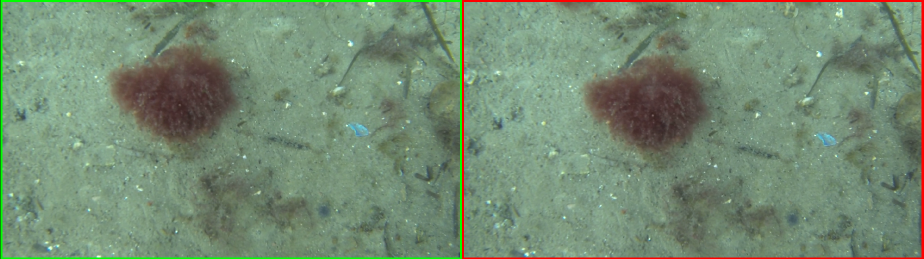
#> input picture _images/image_pairs.png, 1847 x 518 px (shown at 1/2 size)
$ python preprocessing-playground.py ../_images/image_pairs.png
#> lines starting #> are read from the running program, lines starting #| are printed output that depends on the picture; after the words box and inside, x2 and y2 are one past the last pixel; in counts of white or black regions, pixels touching at a corner belong together
#> in main, img is the input picture: shape (518, 1847, 3); mean B, G, R 114.6, 139.3, 116.2
### mosaicking/__init__.py
import re

import cv2


def check_cuda():
    build_info = cv2.getBuildInformation()
    match = re.search(r'NVIDIA CUDA:\s+(YES|NO)', build_info)
    if match:
        cuda_status = match.group(1)
        if cuda_status == "YES":
            print("CUDA is enabled in your OpenCV build.")
            return True
        else:
            print("CUDA is not enabled in your OpenCV build.")
            return False
    print("CUDA status not found in the build information.")
    return False

HAS_CUDA = check_cuda()

def check_cudacodec():
    if HAS_CUDA:
        build_info = cv2.getBuildInformation()
        if "NVCUVID" in build_info:
            print("CUDA codec is enabled in your OpenCV build.")
            return True
        else:
            print("CUDA codec is not enabled in your OpenCV build.")
            return False
    return False

HAS_CODEC = check_cudacodec()

### examples/preprocessing-playground.py
import argparse
import cv2
from mosaicking import preprocessing
from pathlib import Path
from numpy import typing as npt
import numpy as np
from scipy.interpolate import interp1d


class HSVGUI:
    def __init__(self):
        self._clip_limit = 1.0
        self._tile_size = (5, 5)
        self._enable = False
        cv2.createTrackbar("Toggle Value", "display", 0, 1, self._toggle)
        cv2.createTrackbar("V_clip", "display", 100, 1000, self._clip_limit_callback)
        cv2.createTrackbar("V_tile", "display", 5, 15, self._tile_size_callback)

    def _toggle(self, val):
        self._enable = val

    def _clip_limit_callback(self, val: int):
        self._clip_limit = float(val) / 100.0

    def _tile_size_callback(self, val: int):
        self._tile_size = (val + 1, val + 1)

    def __call__(self, img: npt.NDArray[np.uint8]) -> npt.NDArray[np.uint8]:
        return preprocessing.equalize_histogram(img, self._clip_limit, self._tile_size) if self._enable else img


class LuminanceGUI:
    def __init__(self):
        self._clip_limit = 1.0
        self._tile_size = (5, 5)
        self._enable = False
        cv2.createTrackbar("Toggle Luminance", "display", 0, 1, self._toggle)
        cv2.createTrackbar("L_clip", "display", 100, 1000, self._clip_limit_callback)
        cv2.createTrackbar("L_tile", "display", 5, 15, self._tile_size_callback)

    def _toggle(self, val):
        self._enable = val

    def _clip_limit_callback(self, val: int):
        self._clip_limit = float(val) / 100.0

    def _tile_size_callback(self, val: int):
        self._tile_size = (val + 1, val + 1)

    def __call__(self, img: npt.NDArray[np.uint8]) -> npt.NDArray[np.uint8]:
        return preprocessing.equalize_luminance(img, self._clip_limit, self._tile_size) if self._enable else img


class ContrastGUI:
    def __init__(self):
        self._clip_limit = 1.0
        self._tile_size = (5, 5)
        self._enable = False
        cv2.createTrackbar("Toggle Contrast", "display", 0, 1, self._toggle)
        cv2.createTrackbar("clip", "display", 100, 1000, self._clip_limit_callback)
        cv2.createTrackbar("tile", "display", 5, 15, self._tile_size_callback)

    def _toggle(self, val):
        self._enable = val

    def _clip_limit_callback(self, val: int):
        self._clip_limit = float(val) / 100.0

    def _tile_size_callback(self, val: int):
        self._tile_size = (val + 1, val + 1)

    def __call__(self, img: npt.NDArray[np.uint8]) -> npt.NDArray[np.uint8]:
        return preprocessing.equalize_color(img, self._clip_limit, self._tile_size) if self._enable else img


class RebalanceGUI:
    def __init__(self):
        self._gain = [1.0, 1.0, 1.0]
        self._interp = interp1d([0.0, 1000.0], [0.0, 1.0])
        self._enable = False
        cv2.createTrackbar("Toggle rebalance", "display", 0, 1, self._toggle)
        cv2.createTrackbar("Gain R", "display", 1000, 1000, self._gain_r_callback)
        cv2.createTrackbar("Gain G", "display", 1000, 1000, self._gain_g_callback)
        cv2.createTrackbar("Gain B", "display", 1000, 1000, self._gain_b_callback)

    def _toggle(self, val):
        self._enable = val

    def _gain_r_callback(self, val: int):
        self._gain[2] = float(self._interp(float(val)))

    def _gain_g_callback(self, val: int):
        self._gain[1] = float(self._interp(float(val)))

    def _gain_b_callback(self, val: int):
        self._gain[0] = float(self._interp(float(val)))

    def __call__(self, img: npt.NDArray[np.uint8]) -> npt.NDArray[np.uint8]:
        return preprocessing.rebalance_color(img, self._gain[2], self._gain[1], self._gain[0]) if self._enable else img


class ImadjustGUI:
    def __init__(self):
        self._gamma = [1.0, 1.0, 1.0]
        self._percent = [100.0, 100.0, 100.0]
        self._interp = interp1d([0.0, 1000.0], [0.0, 10.0])
        self._enable = False
        cv2.createTrackbar("Toggle imadjust", "display", 0, 1, self._toggle)
        cv2.createTrackbar("Gamma R", "display", 100, 1000, self._gamma_r_callback)
        cv2.createTrackbar("Gamma G", "display", 100, 1000, self._gamma_g_callback)
        cv2.createTrackbar("Gamma B", "display", 100, 1000, self._gamma_b_callback)
        cv2.createTrackbar("% R", "display", 1000, 1000, self._percent_r_callback)
        cv2.createTrackbar("% G", "display", 1000, 1000, self._percent_g_callback)
        cv2.createTrackbar("% B", "display", 1000, 1000, self._percent_b_callback)

    def _toggle(self, val):
        self._enable = val

    def _gamma_r_callback(self, val: int):
        self._gamma[2] = float(self._interp(float(val)))

    def _gamma_g_callback(self, val: int):
        self._gamma[1] = float(self._interp(float(val)))

    def _gamma_b_callback(self, val: int):
        self._gamma[0] = float(self._interp(float(val)))

    def _percent_r_callback(self, val: int):
        self._percent[2] = 100.0 * (float(val)) / 1000

    def _percent_g_callback(self, val: int):
        self._percent[1] = 100.0 * (float(val)) / 1000

    def _percent_b_callback(self, val: int):
        self._percent[0] = 100.0 * (float(val)) / 1000

    def __call__(self, img: npt.NDArray[np.uint8]) -> npt.NDArray[np.uint8]:
        return preprocessing.imadjust(img, self._percent, self._gamma) if self._enable else img


class UnsharpenGUI:
    def __init__(self):
        self._enable = False
        self._kernel_size = (3, 3)
        self._sigma = 1
        cv2.createTrackbar("Toggle unsharpen", "display", 0, 1, self._toggle)
        cv2.createTrackbar("Kernel Size", "display", 3, 15, self._kernel_size_callback)
        cv2.createTrackbar("Sigma", "display", 1, 20, self._sigma_callback)

    def _toggle(self, val):
        self._enable = val

    # [5 lines left out: function _kernel_size_callback, not called in this run]

    def _sigma_callback(self, val: int):
        self._sigma = val

    def __call__(self, img: npt.NDArray[np.uint8]) -> npt.NDArray[np.uint8]:
        return preprocessing.unsharpen_image(img, self._kernel_size, self._sigma) if self._enable else img


class ProcessingViewer:
    def __init__(self, img: npt.NDArray[np.uint8]):
        self._img = img.copy()
        self._h, self._w = self._img.shape[:2]
#> self._h = 518; self._w = 1847
        cv2.namedWindow("display", cv2.WINDOW_NORMAL)
        cv2.setWindowTitle("display", "Preprocessing Viewer")
        self._processing_steps = (RebalanceGUI(), ContrastGUI(), HSVGUI(), LuminanceGUI(), ImadjustGUI(), UnsharpenGUI())

    def play(self):
        k = -1
        while k != 27 and cv2.getWindowProperty('display', cv2.WND_PROP_VISIBLE) >= 1:
            img = self._img.copy()
            for obj in self._processing_steps:
                img = obj(img)

            # Calculate histograms
            color = ('b', 'g', 'r')
            hist_height = 256
            hist_image = np.zeros((hist_height, img.shape[1], 3), dtype=np.uint8)

            for i, col in enumerate(color):
                hist = cv2.calcHist([img], [i], None, [256], [0, 256])
                cv2.normalize(hist, hist, 0, hist_height, cv2.NORM_MINMAX)
                hist = np.int32(np.around(hist))
                pts = np.column_stack((np.arange(hist_height), hist))
                cv2.polylines(hist_image, [pts], False, (i * 100, 128, 255 - i * 100))
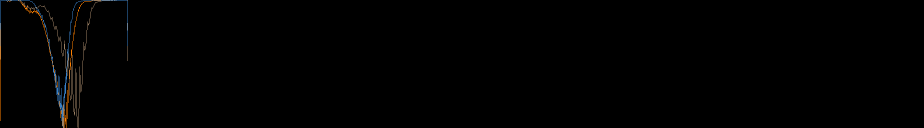
#> hist_image: shape (256, 1847, 3) (shown at 1/2 size); mean B, G, R 0.9, 1, 1.1

            # Flip the histogram image vertically
            hist_image = np.flipud(hist_image)
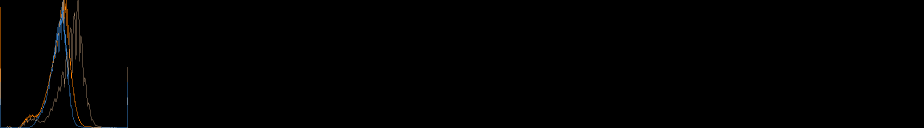
#> hist_image: shape (256, 1847, 3) (shown at 1/2 size); mean B, G, R 0.9, 1, 1.1

            # Convert histograms to BGR
            hist_image = cv2.cvtColor(hist_image, cv2.COLOR_RGB2BGR)
            hist_image = np.concatenate((np.zeros((img.shape[0]-hist_image.shape[0], img.shape[1], 3), np.uint8), hist_image), axis=0)
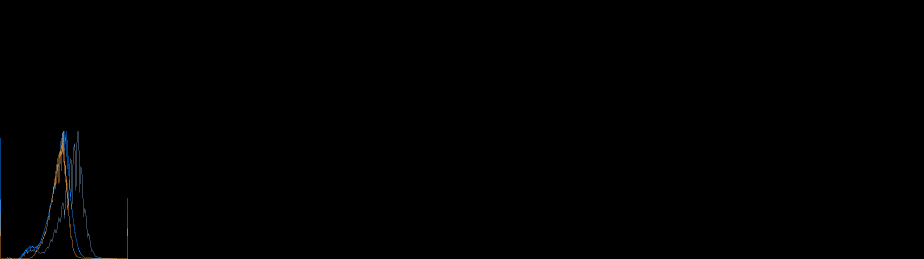
#> hist_image: shape (518, 1847, 3) (shown at 1/2 size); mean B, G, R 0.6, 0.5, 0.4

            # Combine the image with the histograms
            img[np.where(hist_image)] = hist_image[np.where(hist_image)]
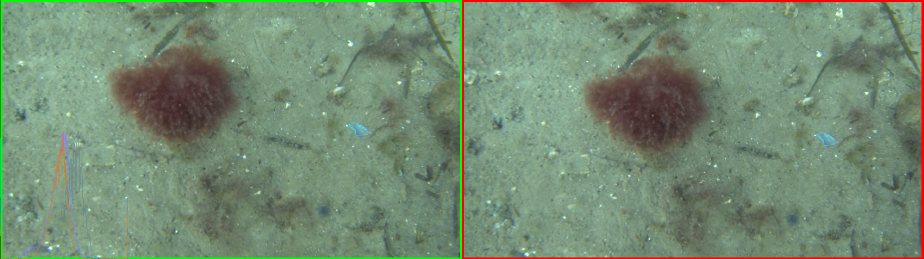
#> img: shape (518, 1847, 3) (shown at 1/2 size); 0.39% of pixels changed, all inside (x1, y1, x2, y2) = (0, 262, 256, 518)

            # Show the image
            cv2.imshow("display", np.concatenate((self._img, img), axis=1))
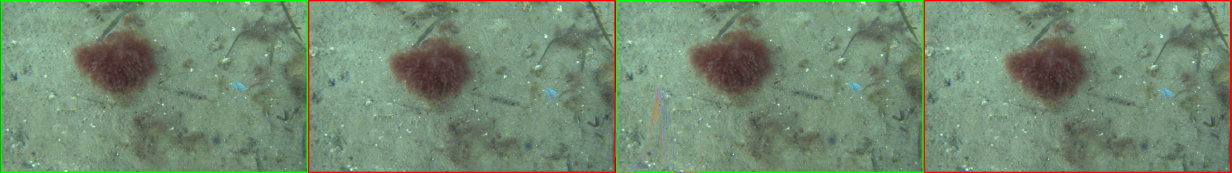
#> window 'display': shape (518, 3694, 3) (shown at 1/3 size); mean B, G, R 114.7, 139.2, 116.2
            k = cv2.waitKey(1)
#> (key Esc is pressed here)
        cv2.destroyWindow("display")


def main():
    parser = argparse.ArgumentParser(description='Demonstrate the effects of image preprocessing functions.')
    parser.add_argument('input_image', type=Path, help='Path to the input image.')
    args = parser.parse_args()

    args.input_image.resolve(True)

    # Load the input image
    img = cv2.imread(str(args.input_image))

    viewer = ProcessingViewer(img)
    viewer.play()


if __name__ == '__main__':
    main()

$ run again, on _images/rails_parallel.png
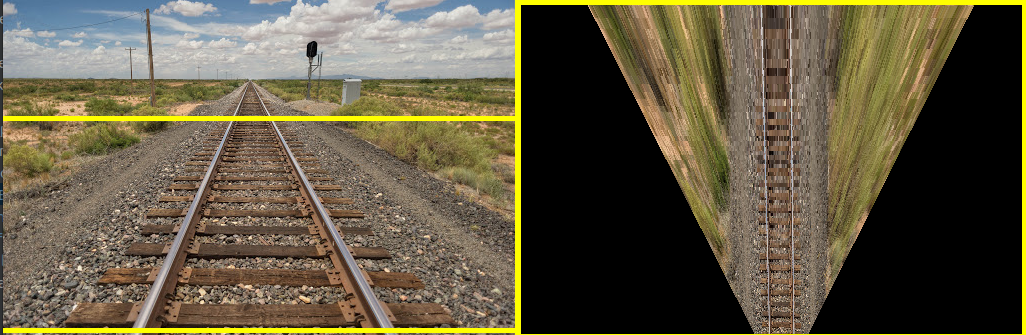
#> input picture _images/rails_parallel.png, 1026 x 335 px
#> in main, img is the input picture: shape (335, 1026, 3); mean B, G, R 66.5, 89.7, 98.3
#> after the loop in play, `for i, col in enumerate(color):`:
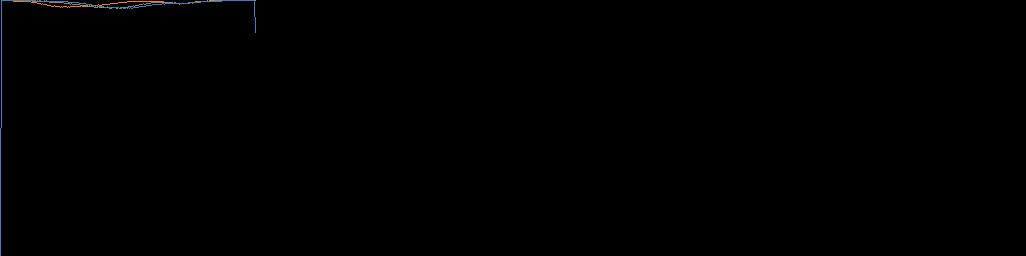
#> hist_image: shape (256, 1026, 3); mean B, G, R 0.5, 0.4, 0.3
#> img: shape (335, 1026, 3); 0.24% of pixels changed, all inside (x1, y1, x2, y2) = (0, 79, 256, 335)
#> in play, `cv2.imshow("display", np.concatenate((self._img, img), axis=1))`:
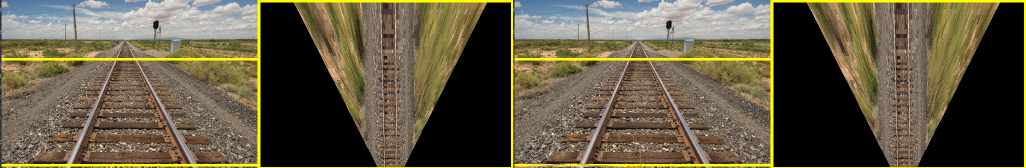
#> window 'display': shape (335, 2052, 3) (shown at 1/2 size); mean B, G, R 66.6, 89.7, 98.3
